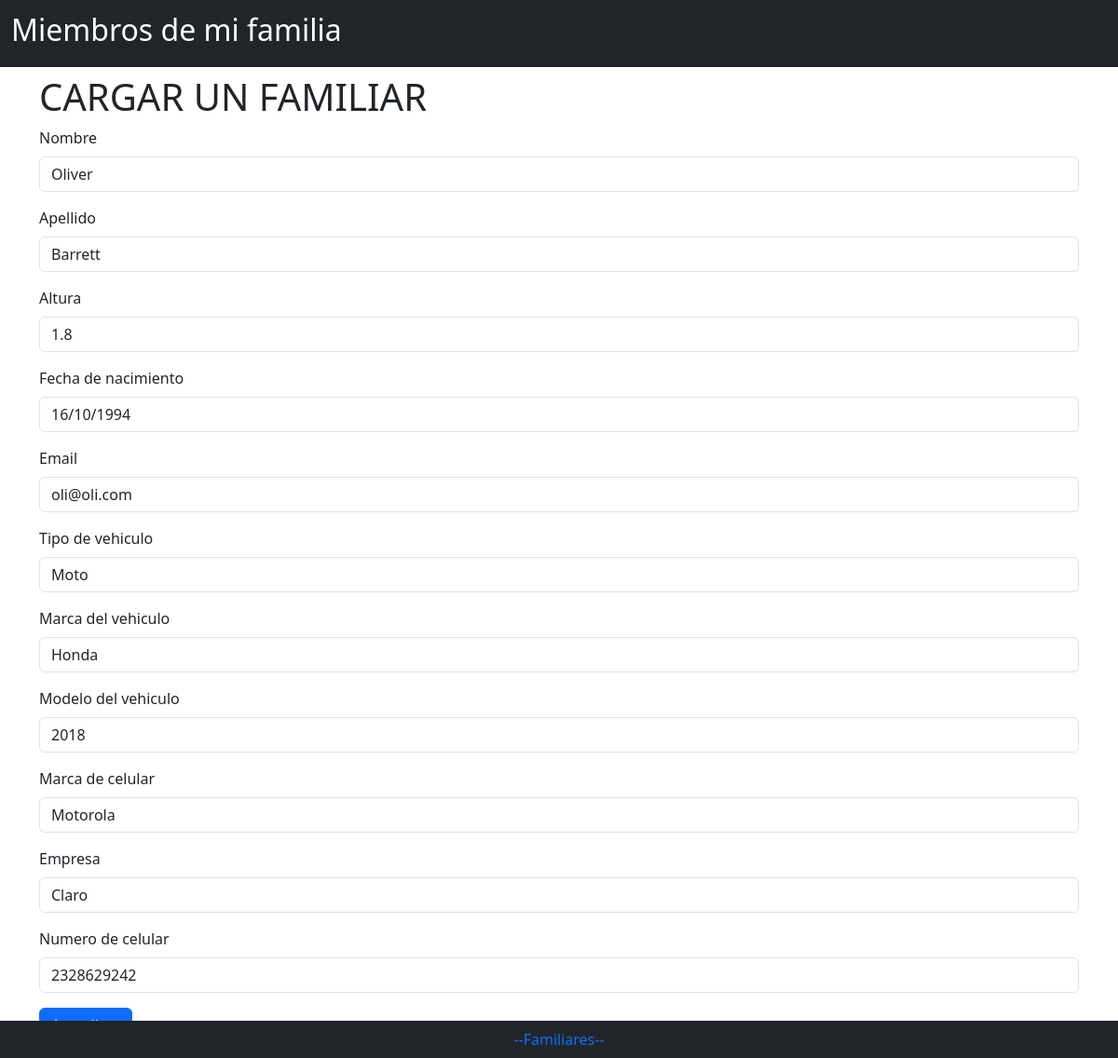
The app's page /familia/actualizar/27 with its own data.
### familia/models.py (models this page shows)
class Persona(models.Model):
    nombre = models.TextField(max_length=100)
    apellido = models.CharField(max_length=100)
    altura = models.FloatField(default=0.0)
    fecha_nacimiento = models.DateField()
    email = models.TextField(max_length=100)

class Vehiculo(Persona):
    tipo = models.CharField(max_length=100)
    marca = models.CharField(max_length=100)
    modelo = models.IntegerField()

class Celular(Vehiculo):
    marca_celular = models.CharField(max_length=100)
    empresa = models.CharField(max_length=100)
    numero = models.IntegerField()

### familia/views.py (the view, shortened to what this page needs)
# urls.py: path('actualizar/', actualizar, name="actualizar_action"),
def actualizar(request, identificador=''):
    if request.method == "GET":
        persona = get_object_or_404(Celular, pk=int(identificador))
        initial = {
            "id": persona.id,
            "nombre": persona.nombre,
            "apellido": persona.apellido,
            "altura": persona.altura,
            "fecha_nacimiento": persona.fecha_nacimiento.strftime("%d/%m/%Y"),
            "email": persona.email,
            "tipo": persona.tipo,
            "marca": persona.marca,
            "modelo": persona.modelo,
            "marca_celular": persona.marca_celular,
            "empresa": persona.empresa,
            "numero": persona.numero,
        }
        form_actualizar = ActualizarPersonaForm(initial=initial)
        return render(request, 'familia/form_carga.html', {'form': form_actualizar, 'actualizar': True})

### familia/forms.py
class ActualizarPersonaForm(PersonaForm):
    id = forms.IntegerField(widget = forms.HiddenInput())

### familia/templates/familia/form_carga.html (shortened to what this page needs)
{% extends "familia/index.html" %}
{% load bootstrap5 %}
{% block cuerpo %}
<div class="container">
   <div class="row">
     <div class="col">
      <h1>CARGAR UN FAMILIAR</h1>
     </div>
     </div>
     <dov class="row">
     <div class="col">
      {% if actualizar %}
          <form action="{% url  'actualizar_action' %}" method="post">
      {% else %}
          <form action="{% url  'agregar'%}" method="post">
      {% endif %}
      {% bootstrap_form form %}
      {% if actualizar %}
        {% bootstrap_button "Actualizar" button_type="submit" button_class="btn-primary" %}
      {% else %}
        {% bootstrap_button "Guardar" button_type="submit" button_class="btn-primary" %}
      {% endif %}
      </form>
     </div>
   </div>
 {% endblock %}

### records on screen
Persona: nombre "Oliver", apellido "Barrett", email "oli@oli.com"
Vehiculo: tipo "Moto", marca "Honda"
Celular: marca_celular "Motorola", empresa "Claro", numero "2328629242"
